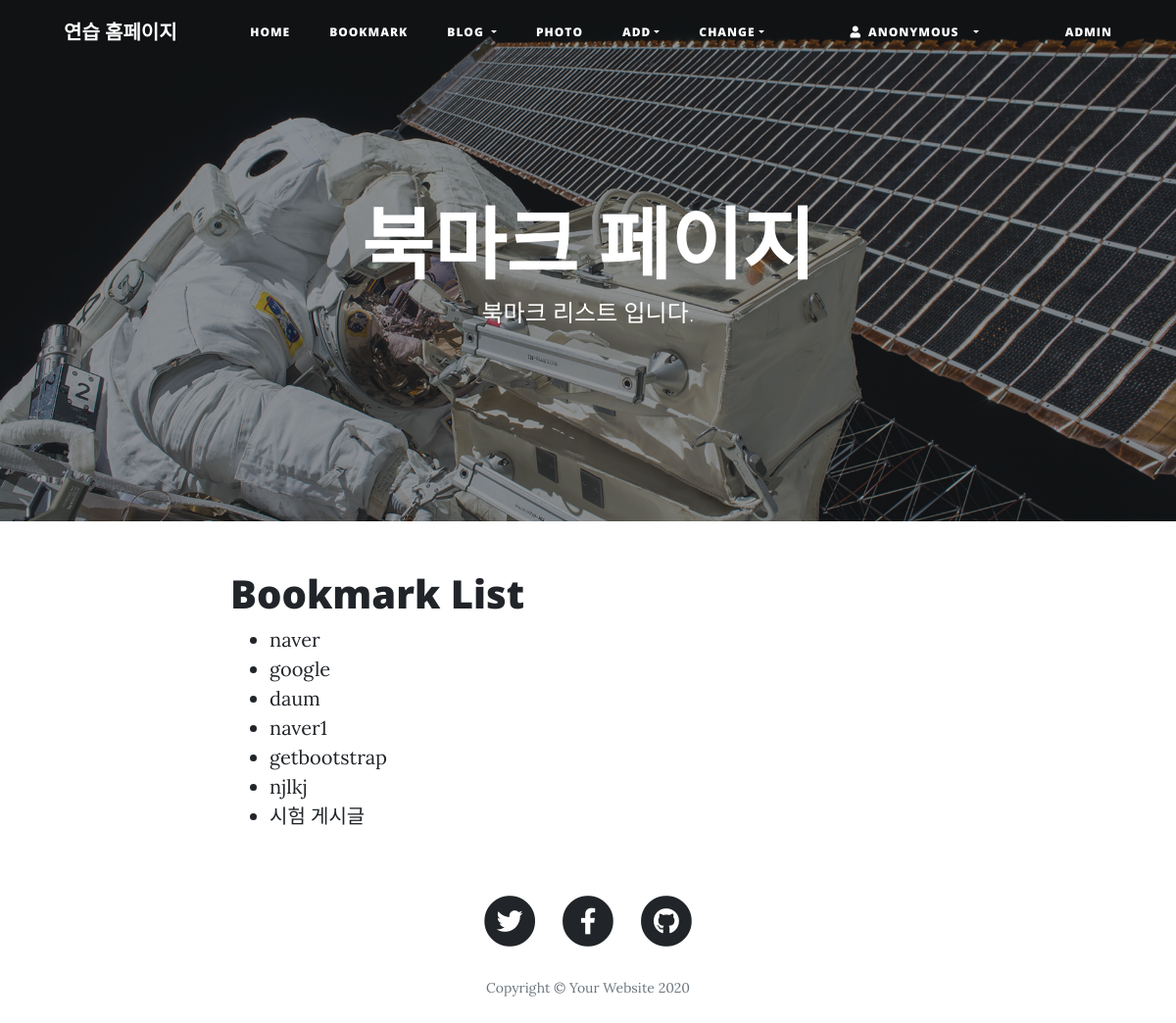
Before: /bookmark/ with the older database file.
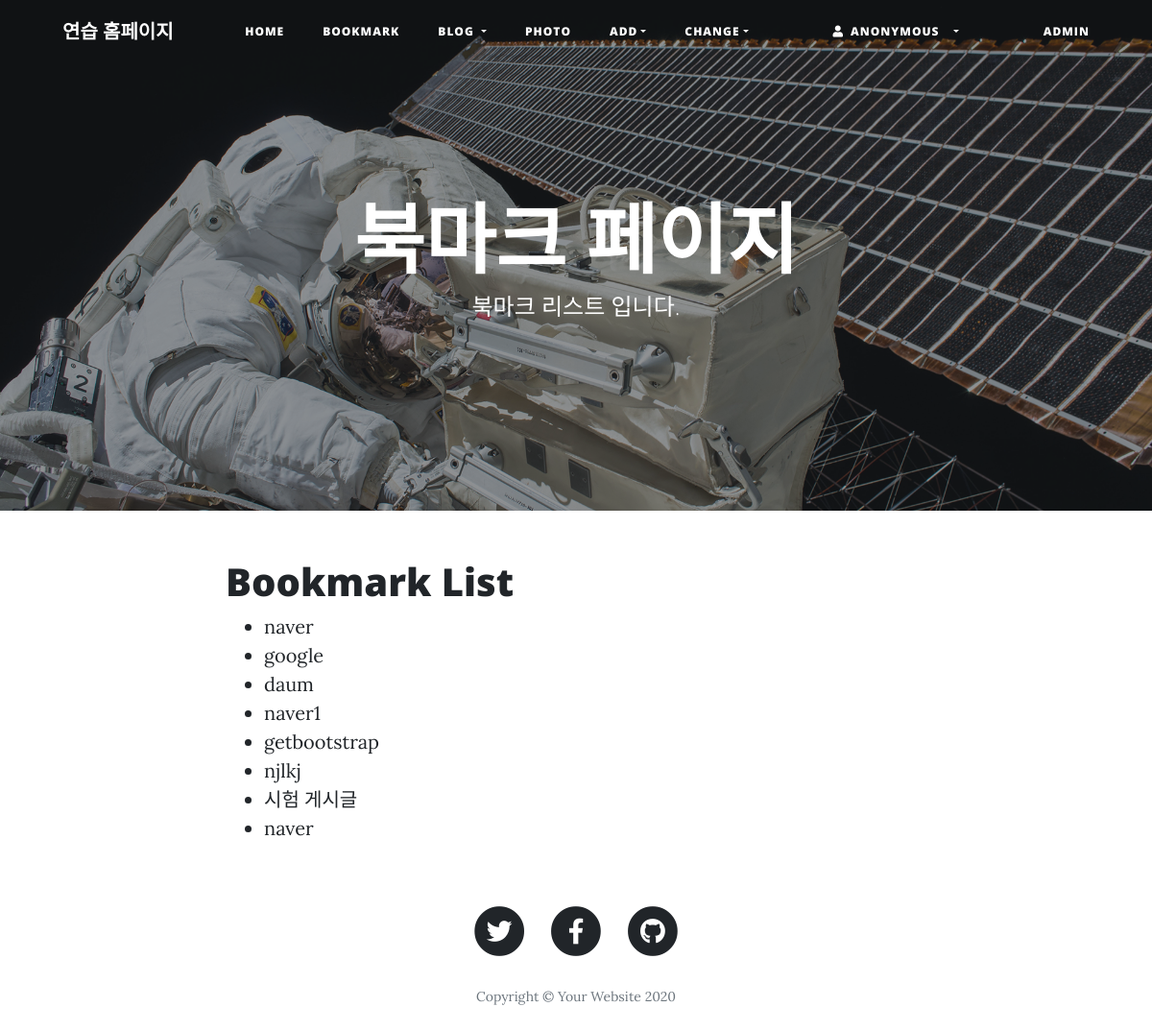
After: the same page with the newer database file.
### bookmark/models.py (models this page shows)
class Bookmark(models.Model):
    title = models.CharField('TITLE', max_length=100, blank=True)
    url = models.URLField('URL', unique=True)
    owner = models.ForeignKey(User, on_delete=models.CASCADE, blank=True, null=True)
    def __str__(self):
        return self.title

### bookmark/views.py (the view)
# urls.py: path('', views.BookmarkLV.as_view(), name='index'),
class BookmarkLV(ListView):
    model = Bookmark

### bookmark/templates/bookmark/bookmark_list.html (shortened to what this page needs)
{% extends 'base.html' %}
{% load static %}
{% block header %}
<header class="masthead" style="background-image: url({% static 'img/post-bg.jpg' %})">
    <div class="overlay"></div>
    <div class="container">
      <div class="row">
        <div class="col-lg-8 col-md-10 mx-auto">
          <div class="site-heading">
            <h1>북마크 페이지</h1>
            <span class="subheading">북마크 리스트 입니다.</span>
          </div>
        </div>
      </div>
    </div>
  </header>
{% endblock %}
{% block content %}
<div class="container">
    <div class="row">
        <div class="col-lg-8 col-md-10 mx-auto">
            <div class="post-preview">
                <h1>Bookmark List</h1>
                <ul>
                    {% for bookmark in object_list %}
                        <li><a href="{% url 'bookmark:detail' bookmark.id %}">{{ bookmark }}</a></li>
                    {% endfor %}
                </ul>
            </div>
        </div>
    </div>
</div>
{% endblock %}

Changed rows visible on the page:
added Bookmark: title "naver"
